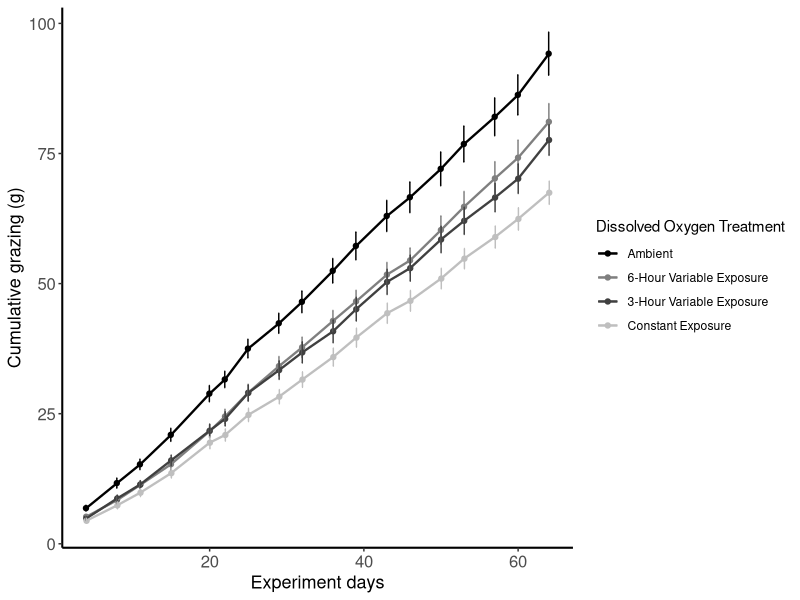
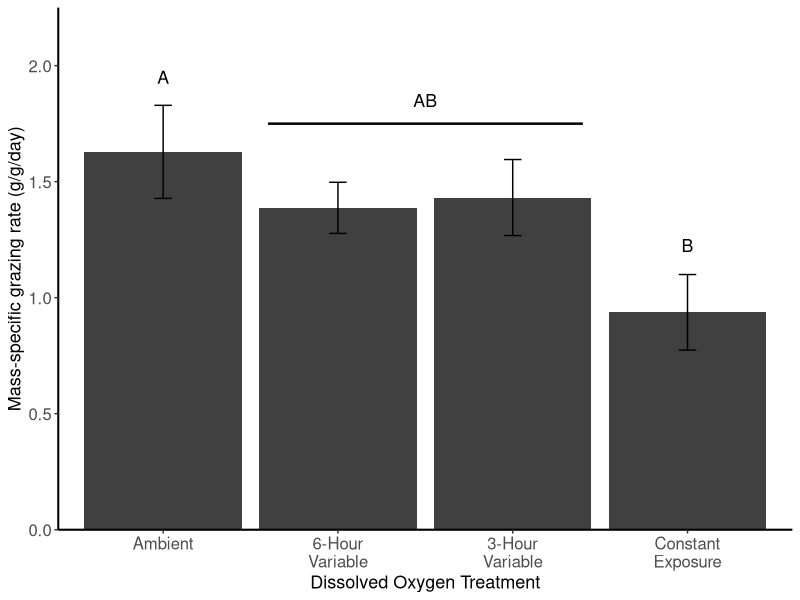

The R source for these figures, in order:
library(scales)
library(nlme)
library(multcomp)
library(tidyverse)

# For label wrapping in plots
wrap_10<-wrap_format(10)


#############################################
# SHORT-TERM GRAZING EXPERIMENT

# Read dataset for short term grazing experiment
stgraz <- read_csv("2_ShortTermGrazing.csv") %>%
  mutate(TreatCode = as_factor(TreatCode) %>%
           fct_relevel("Ambient", "Cyc6", "Cyc3", "Constant")
  )

# Mass-specific grazing rates
## Tests for ANOVA assumptions
shapiro.test(stgraz$MSRate)
bartlett.test(MSRate~TreatCode,data = stgraz)

## ANOVA
lme.msgraz<-lme(MSRate~TreatCode,data=stgraz,random=~1|ExptID)
anova(lme.msgraz)

## Post-hoc tests
summary(glht(lme.msgraz, linfct=mcp(TreatCode = "Tukey")))

## Generate means and standard errors for plotting
se.stgraz <- stgraz %>%
  group_by(TreatCode) %>%
  summarise(n = n(),
            MSRate_mean = mean(MSRate),
            sd = sd(MSRate),
            se = sd/sqrt(n)
  ) %>%
  ungroup()

## Plot short-term mass-specific grazing rates
gg.stgraz<-ggplot(data=se.stgraz,aes(x=TreatCode,y=MSRate_mean))+
  geom_bar(stat="identity",fill="gray25")+
  geom_errorbar(aes(ymin=MSRate_mean-se,ymax=MSRate_mean+se),width=0.1)+
  scale_x_discrete(labels=wrap_10(c("Ambient","6-Hour Variable","3-Hour Variable","Constant Exposure")))+
  scale_y_continuous(expand = c(0,0), limits = c(0,2.25))+
  scale_fill_manual(values=c("black","gray50","gray25","gray75"))+
  xlab("Dissolved Oxygen Treatment")+
  ylab("Mass-specific grazing rate (g/g/day)")+
  geom_segment(aes(x=1.6,y=1.75,xend=3.4,yend=1.75), size=.55)+
  annotate("text", x = 1, y = 1.95, label = "A", size = 4.5)+
  annotate("text", x = 4, y = 1.225, label = "B", size = 4.5)+
  annotate("text", x = 2.5, y = 1.85, label = "AB", size = 4.5)+
  theme_bw()+theme(panel.border = element_blank(), panel.grid.major = element_blank(), panel.grid.minor = element_blank(), axis.line.x = element_line(colour = "black", size = .7), axis.line.y = element_line(colour = "black", size = .7), axis.title.x = element_text(size=13), axis.title.y = element_text(size=13),axis.text.x = element_text(size=12),axis.text.y = element_text(size=12))         

# Per-capita grazing rates (not plotted)
## Tests for ANOVA assumptions
shapiro.test(stgraz$GrazingRate)
bartlett.test(GrazingRate~TreatCode,data = stgraz)

## ANOVA
lme.pcgraz<-lme(GrazingRate~TreatCode,data=stgraz,random=~1|ExptID)
anova(lme.pcgraz)

## Post-hoc tests
summary(glht(lme.pcgraz, linfct=mcp(TreatCode = "Tukey")))


#############################################
# LONG-TERM CUMULATIVE GRAZING 

# Read dataset for 9-week grazing
ltgraz<-read_csv("2_LongTermCumulativeGrazing.csv") %>%
  mutate(TreatCode = as_factor(TreatCode) %>%
           fct_relevel("Ambient", "Cyc6", "Cyc3", "Constant"),
  )

# Cumulative grazing at end of experiment
finalgraz<-ltgraz %>%
  filter(Date == "2017-09-05")

# Tests for ANOVA assumptions (log transform)
shapiro.test(log(finalgraz$CumAdjGraz))
bartlett.test(log(CumAdjGraz)~TreatCode,data = finalgraz)

# ANOVA
lme.finalgraz<-lme(log(CumAdjGraz)~TreatCode,data=finalgraz,random=~1|TankID)
anova(lme.finalgraz)

# Post-hoc tests
summary(glht(lme.finalgraz, linfct=mcp(TreatCode = "Tukey")))

# Generate means and standard errors for plotting
se.ltgraz <- ltgraz %>%
  group_by(Date,ExposureDays,TreatCode) %>%
  summarise(n = n(),
            CumAdjGraz_mean = mean(CumAdjGraz),
            sd = sd(CumAdjGraz),
            se = sd/sqrt(n)
  ) %>%
  ungroup()

# Plot cumulative grazing over time
gg.ltgraz<-ggplot(se.ltgraz,aes(x=ExposureDays,y=CumAdjGraz_mean,group=TreatCode,colour=TreatCode))+
  geom_point(position = position_dodge(.1))+
  geom_line(size=.8)+
  geom_errorbar(aes(ymin=CumAdjGraz_mean-se,ymax=CumAdjGraz_mean+se),width=0.5,position = position_dodge(.1))+
  scale_color_manual(values=c("black","gray50","gray25","gray75"),labels=c("Ambient", "6-Hour Variable Exposure", "3-Hour Variable Exposure","Constant Exposure"),name="Dissolved Oxygen Treatment")+  
  xlab("Experiment days")+
  ylab("Cumulative grazing (g)")+
  theme_bw()+theme(panel.border = element_blank(), panel.grid.major = element_blank(), panel.grid.minor = element_blank(), axis.line.x = element_line(colour = "black", size = .7), axis.line.y = element_line(colour = "black", size = .7), axis.title.x = element_text(size=13), axis.title.y = element_text(size=13),axis.text.x = element_text(size=12),axis.text.y = element_text(size=12))  
